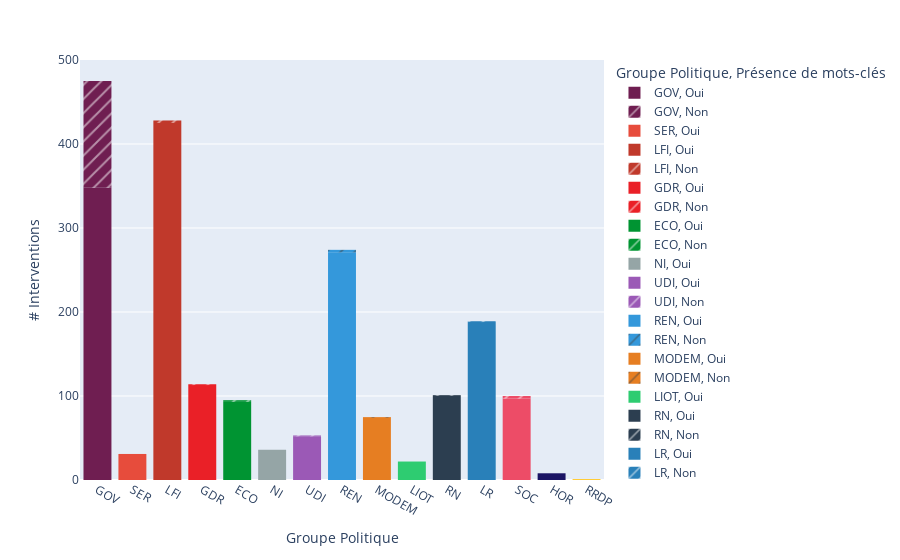

Here is the notebook cell this chart was saved with:
### Markdown cell above
### Proportion des interventions contenant des mots-clés

### Code cell
fig_parl = px.histogram(parlement_df,
                        x="groupe_sigle",
                        pattern_shape="is_keywords_label",
                        labels={"count":"","groupe_sigle":"Groupe Politique","is_keywords_label":"Présence de mots-clés"},
                        color_discrete_map=gp_politique_color, color="groupe_sigle")
fig_parl.update_layout(yaxis_title="# Interventions")

### Figure 1 — Plotly figure (JSON) as saved in the notebook; plotly's stock layout.template omitted (floating-point values rounded to 4 significant figures; data arrays with more than 128 entries replaced by an {"elided": "..."} marker saying what was removed)
{"data": [{"alignmentgroup": "True", "bingroup": "x", "hovertemplate": "Groupe Politique=%{x}<br>Présence de mots-clés=Oui<br>count=%{y}<extra></extra>", "legendgroup": "GOV, Oui", "marker": {"color": "#6F1E51", "pattern": {"shape": ""}}, "name": "GOV, Oui", "offsetgroup": "GOV, Oui", "orientation": "v", "showlegend": true, "type": "histogram", "x": {"elided": "348 str values"}, "xaxis": "x", "yaxis": "y"}, {"alignmentgroup": "True", "bingroup": "x", "hovertemplate": "Groupe Politique=%{x}<br>Présence de mots-clés=Non<br>count=%{y}<extra></extra>", "legendgroup": "GOV, Non", "marker": {"color": "#6F1E51", "pattern": {"shape": "/"}}, "name": "GOV, Non", "offsetgroup": "GOV, Non", "orientation": "v", "showlegend": true, "type": "histogram", "x": ["GOV", "GOV", "GOV", "GOV", "GOV", "GOV", "GOV", "GOV", "GOV", "GOV", "GOV", "GOV", "GOV", "GOV", "GOV", "GOV", "GOV", "GOV", "GOV", "GOV", "GOV", "GOV", "GOV", "GOV", "GOV", "GOV", "GOV", "GOV", "GOV", "GOV", "GOV", "GOV", "GOV", "GOV", "GOV", "GOV", "GOV", "GOV", "GOV", "GOV", "GOV", "GOV", "GOV", "GOV", "GOV", "GOV", "GOV", "GOV", "GOV", "GOV", "GOV", "GOV", "GOV", "GOV", "GOV", "GOV", "GOV", "GOV", "GOV", "GOV", "GOV", "GOV", "GOV", "GOV", "GOV", "GOV", "GOV", "GOV", "GOV", "GOV", "GOV", "GOV", "GOV", "GOV", "GOV", "GOV", "GOV", "GOV", "GOV", "GOV", "GOV", "GOV", "GOV", "GOV", "GOV", "GOV", "GOV", "GOV", "GOV", "GOV", "GOV", "GOV", "GOV", "GOV", "GOV", "GOV", "GOV", "GOV", "GOV", "GOV", "GOV", "GOV", "GOV", "GOV", "GOV", "GOV", "GOV", "GOV", "GOV", "GOV", "GOV", "GOV", "GOV", "GOV", "GOV", "GOV", "GOV", "GOV", "GOV", "GOV", "GOV", "GOV", "GOV", "GOV", "GOV", "GOV", "GOV"], "xaxis": "x", "yaxis": "y"}, {"alignmentgroup": "True", "bingroup": "x", "hovertemplate": "Groupe Politique=%{x}<br>Présence de mots-clés=Oui<br>count=%{y}<extra></extra>", "legendgroup": "SER, Oui", "marker": {"color": "#e74c3c", "pattern": {"shape": ""}}, "name": "SER, Oui", "offsetgroup": "SER, Oui", "orientation": "v", "showlegend": true, "type": "histogram", "x": ["SER", "SER", "SER", "SER", "SER", "SER", "SER", "SER", "SER", "SER", "SER", "SER", "SER", "SER", "SER", "SER", "SER", "SER", "SER", "SER", "SER", "SER", "SER", "SER", "SER", "SER", "SER", "SER", "SER", "SER", "SER"], "xaxis": "x", "yaxis": "y"}, {"alignmentgroup": "True", "bingroup": "x", "hovertemplate": "Groupe Politique=%{x}<br>Présence de mots-clés=Oui<br>count=%{y}<extra></extra>", "legendgroup": "LFI, Oui", "marker": {"color": "#c0392b", "pattern": {"shape": ""}}, "name": "LFI, Oui", "offsetgroup": "LFI, Oui", "orientation": "v", "showlegend": true, "type": "histogram", "x": {"elided": "425 str values"}, "xaxis": "x", "yaxis": "y"}, {"alignmentgroup": "True", "bingroup": "x", "hovertemplate": "Groupe Politique=%{x}<br>Présence de mots-clés=Non<br>count=%{y}<extra></extra>", "legendgroup": "LFI, Non", "marker": {"color": "#c0392b", "pattern": {"shape": "/"}}, "name": "LFI, Non", "offsetgroup": "LFI, Non", "orientation": "v", "showlegend": true, "type": "histogram", "x": ["LFI", "LFI", "LFI"], "xaxis": "x", "yaxis": "y"}, {"alignmentgroup": "True", "bingroup": "x", "hovertemplate": "Groupe Politique=%{x}<br>Présence de mots-clés=Oui<br>count=%{y}<extra></extra>", "legendgroup": "GDR, Oui", "marker": {"color": "#EA2027", "pattern": {"shape": ""}}, "name": "GDR, Oui", "offsetgroup": "GDR, Oui", "orientation": "v", "showlegend": true, "type": "histogram", "x": ["GDR", "GDR", "GDR", "GDR", "GDR", "GDR", "GDR", "GDR", "GDR", "GDR", "GDR", "GDR", "GDR", "GDR", "GDR", "GDR", "GDR", "GDR", "GDR", "GDR", "GDR", "GDR", "GDR", "GDR", "GDR", "GDR", "GDR", "GDR", "GDR", "GDR", "GDR", "GDR", "GDR", "GDR", "GDR", "GDR", "GDR", "GDR", "GDR", "GDR", "GDR", "GDR", "GDR", "GDR", "GDR", "GDR", "GDR", "GDR", "GDR", "GDR", "GDR", "GDR", "GDR", "GDR", "GDR", "GDR", "GDR", "GDR", "GDR", "GDR", "GDR", "GDR", "GDR", "GDR", "GDR", "GDR", "GDR", "GDR", "GDR", "GDR", "GDR", "GDR", "GDR", "GDR", "GDR", "GDR", "GDR", "GDR", "GDR", "GDR", "GDR", "GDR", "GDR", "GDR", "GDR", "GDR", "GDR", "GDR", "GDR", "GDR", "GDR", "GDR", "GDR", "GDR", "GDR", "GDR", "GDR", "GDR", "GDR", "GDR", "GDR", "GDR", "GDR", "GDR", "GDR", "GDR", "GDR", "GDR", "GDR", "GDR", "GDR", "GDR", "GDR"], "xaxis": "x", "yaxis": "y"}, {"alignmentgroup": "True", "bingroup": "x", "hovertemplate": "Groupe Politique=%{x}<br>Présence de mots-clés=Non<br>count=%{y}<extra></extra>", "legendgroup": "GDR, Non", "marker": {"color": "#EA2027", "pattern": {"shape": "/"}}, "name": "GDR, Non", "offsetgroup": "GDR, Non", "orientation": "v", "showlegend": true, "type": "histogram", "x": ["GDR"], "xaxis": "x", "yaxis": "y"}, {"alignmentgroup": "True", "bingroup": "x", "hovertemplate": "Groupe Politique=%{x}<br>Présence de mots-clés=Oui<br>count=%{y}<extra></extra>", "legendgroup": "ECO, Oui", "marker": {"color": "#009432", "pattern": {"shape": ""}}, "name": "ECO, Oui", "offsetgroup": "ECO, Oui", "orientation": "v", "showlegend": true, "type": "histogram", "x": ["ECO", "ECO", "ECO", "ECO", "ECO", "ECO", "ECO", "ECO", "ECO", "ECO", "ECO", "ECO", "ECO", "ECO", "ECO", "ECO", "ECO", "ECO", "ECO", "ECO", "ECO", "ECO", "ECO", "ECO", "ECO", "ECO", "ECO", "ECO", "ECO", "ECO", "ECO", "ECO", "ECO", "ECO", "ECO", "ECO", "ECO", "ECO", "ECO", "ECO", "ECO", "ECO", "ECO", "ECO", "ECO", "ECO", "ECO", "ECO", "ECO", "ECO", "ECO", "ECO", "ECO", "ECO", "ECO", "ECO", "ECO", "ECO", "ECO", "ECO", "ECO", "ECO", "ECO", "ECO", "ECO", "ECO", "ECO", "ECO", "ECO", "ECO", "ECO", "ECO", "ECO", "ECO", "ECO", "ECO", "ECO", "ECO", "ECO", "ECO", "ECO", "ECO", "ECO", "ECO", "ECO", "ECO", "ECO", "ECO", "ECO", "ECO", "ECO", "ECO", "ECO"], "xaxis": "x", "yaxis": "y"}, {"alignmentgroup": "True", "bingroup": "x", "hovertemplate": "Groupe Politique=%{x}<br>Présence de mots-clés=Non<br>count=%{y}<extra></extra>", "legendgroup": "ECO, Non", "marker": {"color": "#009432", "pattern": {"shape": "/"}}, "name": "ECO, Non", "offsetgroup": "ECO, Non", "orientation": "v", "showlegend": true, "type": "histogram", "x": ["ECO", "ECO"], "xaxis": "x", "yaxis": "y"}, {"alignmentgroup": "True", "bingroup": "x", "hovertemplate": "Groupe Politique=%{x}<br>Présence de mots-clés=Oui<br>count=%{y}<extra></extra>", "legendgroup": "NI, Oui", "marker": {"color": "#95a5a6", "pattern": {"shape": ""}}, "name": "NI, Oui", "offsetgroup": "NI, Oui", "orientation": "v", "showlegend": true, "type": "histogram", "x": ["NI", "NI", "NI", "NI", "NI", "NI", "NI", "NI", "NI", "NI", "NI", "NI", "NI", "NI", "NI", "NI", "NI", "NI", "NI", "NI", "NI", "NI", "NI", "NI", "NI", "NI", "NI", "NI", "NI", "NI", "NI", "NI", "NI", "NI", "NI", "NI"], "xaxis": "x", "yaxis": "y"}, {"alignmentgroup": "True", "bingroup": "x", "hovertemplate": "Groupe Politique=%{x}<br>Présence de mots-clés=Oui<br>count=%{y}<extra></extra>", "legendgroup": "UDI, Oui", "marker": {"color": "#9b59b6", "pattern": {"shape": ""}}, "name": "UDI, Oui", "offsetgroup": "UDI, Oui", "orientation": "v", "showlegend": true, "type": "histogram", "x": ["UDI", "UDI", "UDI", "UDI", "UDI", "UDI", "UDI", "UDI", "UDI", "UDI", "UDI", "UDI", "UDI", "UDI", "UDI", "UDI", "UDI", "UDI", "UDI", "UDI", "UDI", "UDI", "UDI", "UDI", "UDI", "UDI", "UDI", "UDI", "UDI", "UDI", "UDI", "UDI", "UDI", "UDI", "UDI", "UDI", "UDI", "UDI", "UDI", "UDI", "UDI", "UDI", "UDI", "UDI", "UDI", "UDI", "UDI", "UDI", "UDI", "UDI", "UDI", "UDI"], "xaxis": "x", "yaxis": "y"}, {"alignmentgroup": "True", "bingroup": "x", "hovertemplate": "Groupe Politique=%{x}<br>Présence de mots-clés=Non<br>count=%{y}<extra></extra>", "legendgroup": "UDI, Non", "marker": {"color": "#9b59b6", "pattern": {"shape": "/"}}, "name": "UDI, Non", "offsetgroup": "UDI, Non", "orientation": "v", "showlegend": true, "type": "histogram", "x": ["UDI"], "xaxis": "x", "yaxis": "y"}, {"alignmentgroup": "True", "bingroup": "x", "hovertemplate": "Groupe Politique=%{x}<br>Présence de mots-clés=Oui<br>count=%{y}<extra></extra>", "legendgroup": "REN, Oui", "marker": {"color": "#3498db", "pattern": {"shape": ""}}, "name": "REN, Oui", "offsetgroup": "REN, Oui", "orientation": "v", "showlegend": true, "type": "histogram", "x": {"elided": "271 str values"}, "xaxis": "x", "yaxis": "y"}, {"alignmentgroup": "True", "bingroup": "x", "hovertemplate": "Groupe Politique=%{x}<br>Présence de mots-clés=Non<br>count=%{y}<extra></extra>", "legendgroup": "REN, Non", "marker": {"color": "#3498db", "pattern": {"shape": "/"}}, "name": "REN, Non", "offsetgroup": "REN, Non", "orientation": "v", "showlegend": true, "type": "histogram", "x": ["REN", "REN", "REN"], "xaxis": "x", "yaxis": "y"}, {"alignmentgroup": "True", "bingroup": "x", "hovertemplate": "Groupe Politique=%{x}<br>Présence de mots-clés=Oui<br>count=%{y}<extra></extra>", "legendgroup": "MODEM, Oui", "marker": {"color": "#e67e22", "pattern": {"shape": ""}}, "name": "MODEM, Oui", "offsetgroup": "MODEM, Oui", "orientation": "v", "showlegend": true, "type": "histogram", "x": ["MODEM", "MODEM", "MODEM", "MODEM", "MODEM", "MODEM", "MODEM", "MODEM", "MODEM", "MODEM", "MODEM", "MODEM", "MODEM", "MODEM", "MODEM", "MODEM", "MODEM", "MODEM", "MODEM", "MODEM", "MODEM", "MODEM", "MODEM", "MODEM", "MODEM", "MODEM", "MODEM", "MODEM", "MODEM", "MODEM", "MODEM", "MODEM", "MODEM", "MODEM", "MODEM", "MODEM", "MODEM", "MODEM", "MODEM", "MODEM", "MODEM", "MODEM", "MODEM", "MODEM", "MODEM", "MODEM", "MODEM", "MODEM", "MODEM", "MODEM", "MODEM", "MODEM", "MODEM", "MODEM", "MODEM", "MODEM", "MODEM", "MODEM", "MODEM", "MODEM", "MODEM", "MODEM", "MODEM", "MODEM", "MODEM", "MODEM", "MODEM", "MODEM", "MODEM", "MODEM", "MODEM", "MODEM", "MODEM", "MODEM"], "xaxis": "x", "yaxis": "y"}, {"alignmentgroup": "True", "bingroup": "x", "hovertemplate": "Groupe Politique=%{x}<br>Présence de mots-clés=Non<br>count=%{y}<extra></extra>", "legendgroup": "MODEM, Non", "marker": {"color": "#e67e22", "pattern": {"shape": "/"}}, "name": "MODEM, Non", "offsetgroup": "MODEM, Non", "orientation": "v", "showlegend": true, "type": "histogram", "x": ["MODEM"], "xaxis": "x", "yaxis": "y"}, {"alignmentgroup": "True", "bingroup": "x", "hovertemplate": "Groupe Politique=%{x}<br>Présence de mots-clés=Oui<br>count=%{y}<extra></extra>", "legendgroup": "LIOT, Oui", "marker": {"color": "#2ecc71", "pattern": {"shape": ""}}, "name": "LIOT, Oui", "offsetgroup": "LIOT, Oui", "orientation": "v", "showlegend": true, "type": "histogram", "x": ["LIOT", "LIOT", "LIOT", "LIOT", "LIOT", "LIOT", "LIOT", "LIOT", "LIOT", "LIOT", "LIOT", "LIOT", "LIOT", "LIOT", "LIOT", "LIOT", "LIOT", "LIOT", "LIOT", "LIOT", "LIOT", "LIOT"], "xaxis": "x", "yaxis": "y"}, {"alignmentgroup": "True", "bingroup": "x", "hovertemplate": "Groupe Politique=%{x}<br>Présence de mots-clés=Oui<br>count=%{y}<extra></extra>", "legendgroup": "RN, Oui", "marker": {"color": "#2c3e50", "pattern": {"shape": ""}}, "name": "RN, Oui", "offsetgroup": "RN, Oui", "orientation": "v", "showlegend": true, "type": "histogram", "x": ["RN", "RN", "RN", "RN", "RN", "RN", "RN", "RN", "RN", "RN", "RN", "RN", "RN", "RN", "RN", "RN", "RN", "RN", "RN", "RN", "RN", "RN", "RN", "RN", "RN", "RN", "RN", "RN", "RN", "RN", "RN", "RN", "RN", "RN", "RN", "RN", "RN", "RN", "RN", "RN", "RN", "RN", "RN", "RN", "RN", "RN", "RN", "RN", "RN", "RN", "RN", "RN", "RN", "RN", "RN", "RN", "RN", "RN", "RN", "RN", "RN", "RN", "RN", "RN", "RN", "RN", "RN", "RN", "RN", "RN", "RN", "RN", "RN", "RN", "RN", "RN", "RN", "RN", "RN", "RN", "RN", "RN", "RN", "RN", "RN", "RN", "RN", "RN", "RN", "RN", "RN", "RN", "RN", "RN", "RN", "RN", "RN", "RN", "RN", "RN"], "xaxis": "x", "yaxis": "y"}, {"alignmentgroup": "True", "bingroup": "x", "hovertemplate": "Groupe Politique=%{x}<br>Présence de mots-clés=Non<br>count=%{y}<extra></extra>", "legendgroup": "RN, Non", "marker": {"color": "#2c3e50", "pattern": {"shape": "/"}}, "name": "RN, Non", "offsetgroup": "RN, Non", "orientation": "v", "showlegend": true, "type": "histogram", "x": ["RN"], "xaxis": "x", "yaxis": "y"}, {"alignmentgroup": "True", "bingroup": "x", "hovertemplate": "Groupe Politique=%{x}<br>Présence de mots-clés=Oui<br>count=%{y}<extra></extra>", "legendgroup": "LR, Oui", "marker": {"color": "#2980b9", "pattern": {"shape": ""}}, "name": "LR, Oui", "offsetgroup": "LR, Oui", "orientation": "v", "showlegend": true, "type": "histogram", "x": {"elided": "188 str values"}, "xaxis": "x", "yaxis": "y"}, {"alignmentgroup": "True", "bingroup": "x", "hovertemplate": "Groupe Politique=%{x}<br>Présence de mots-clés=Non<br>count=%{y}<extra></extra>", "legendgroup": "LR, Non", "marker": {"color": "#2980b9", "pattern": {"shape": "/"}}, "name": "LR, Non", "offsetgroup": "LR, Non", "orientation": "v", "showlegend": true, "type": "histogram", "x": ["LR"], "xaxis": "x", "yaxis": "y"}, {"alignmentgroup": "True", "bingroup": "x", "hovertemplate": "Groupe Politique=%{x}<br>Présence de mots-clés=Oui<br>count=%{y}<extra></extra>", "legendgroup": "SOC, Oui", "marker": {"color": "#ED4C67", "pattern": {"shape": ""}}, "name": "SOC, Oui", "offsetgroup": "SOC, Oui", "orientation": "v", "showlegend": true, "type": "histogram", "x": ["SOC", "SOC", "SOC", "SOC", "SOC", "SOC", "SOC", "SOC", "SOC", "SOC", "SOC", "SOC", "SOC", "SOC", "SOC", "SOC", "SOC", "SOC", "SOC", "SOC", "SOC", "SOC", "SOC", "SOC", "SOC", "SOC", "SOC", "SOC", "SOC", "SOC", "SOC", "SOC", "SOC", "SOC", "SOC", "SOC", "SOC", "SOC", "SOC", "SOC", "SOC", "SOC", "SOC", "SOC", "SOC", "SOC", "SOC", "SOC", "SOC", "SOC", "SOC", "SOC", "SOC", "SOC", "SOC", "SOC", "SOC", "SOC", "SOC", "SOC", "SOC", "SOC", "SOC", "SOC", "SOC", "SOC", "SOC", "SOC", "SOC", "SOC", "SOC", "SOC", "SOC", "SOC", "SOC", "SOC", "SOC", "SOC", "SOC", "SOC", "SOC", "SOC", "SOC", "SOC", "SOC", "SOC", "SOC", "SOC", "SOC", "SOC", "SOC", "SOC", "SOC", "SOC", "SOC", "SOC", "SOC"], "xaxis": "x", "yaxis": "y"}, {"alignmentgroup": "True", "bingroup": "x", "hovertemplate": "Groupe Politique=%{x}<br>Présence de mots-clés=Non<br>count=%{y}<extra></extra>", "legendgroup": "SOC, Non", "marker": {"color": "#ED4C67", "pattern": {"shape": "/"}}, "name": "SOC, Non", "offsetgroup": "SOC, Non", "orientation": "v", "showlegend": true, "type": "histogram", "x": ["SOC", "SOC", "SOC"], "xaxis": "x", "yaxis": "y"}, {"alignmentgroup": "True", "bingroup": "x", "hovertemplate": "Groupe Politique=%{x}<br>Présence de mots-clés=Oui<br>count=%{y}<extra></extra>", "legendgroup": "HOR, Oui", "marker": {"color": "#1B1464", "pattern": {"shape": ""}}, "name": "HOR, Oui", "offsetgroup": "HOR, Oui", "orientation": "v", "showlegend": true, "type": "histogram", "x": ["HOR", "HOR", "HOR", "HOR", "HOR", "HOR", "HOR", "HOR"], "xaxis": "x", "yaxis": "y"}, {"alignmentgroup": "True", "bingroup": "x", "hovertemplate": "Groupe Politique=%{x}<br>Présence de mots-clés=Oui<br>count=%{y}<extra></extra>", "legendgroup": "RRDP, Oui", "marker": {"color": "#FFC312", "pattern": {"shape": ""}}, "name": "RRDP, Oui", "offsetgroup": "RRDP, Oui", "orientation": "v", "showlegend": true, "type": "histogram", "x": ["RRDP"], "xaxis": "x", "yaxis": "y"}], "layout": {"barmode": "relative", "legend": {"title": {"text": "Groupe Politique, Présence de mots-clés"}, "tracegroupgap": 0}, "margin": {"t": 60}, "xaxis": {"anchor": "y", "categoryarray": ["GOV", "SER", "LFI", "GDR", "ECO", "NI", "UDI", "REN", "MODEM", "LIOT", "RN", "LR", "SOC", "HOR", "RRDP"], "categoryorder": "array", "domain": [0, 1], "title": {"text": "Groupe Politique"}}, "yaxis": {"anchor": "x", "domain": [0, 1], "title": {"text": "# Interventions"}}}}
